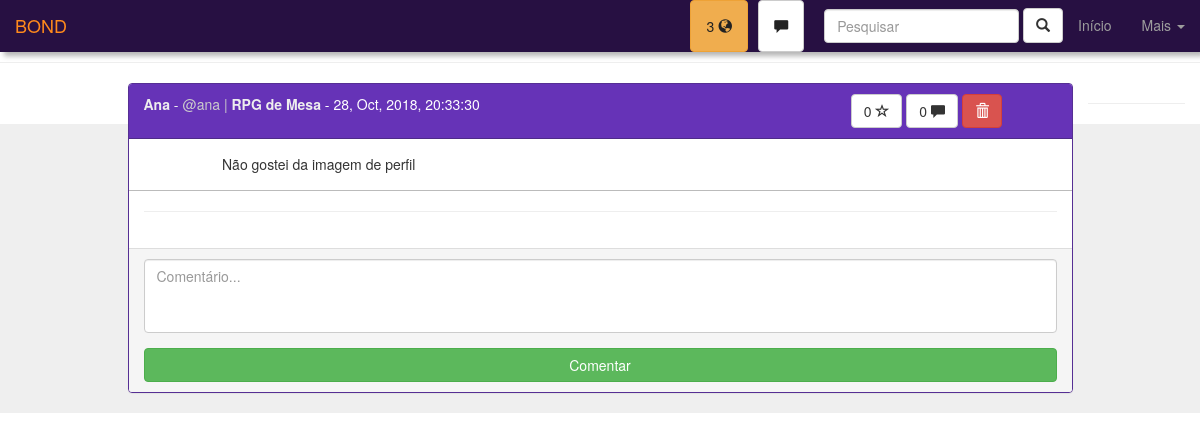
Before: /see_post.php?p=5 (signed in) with the older database file.
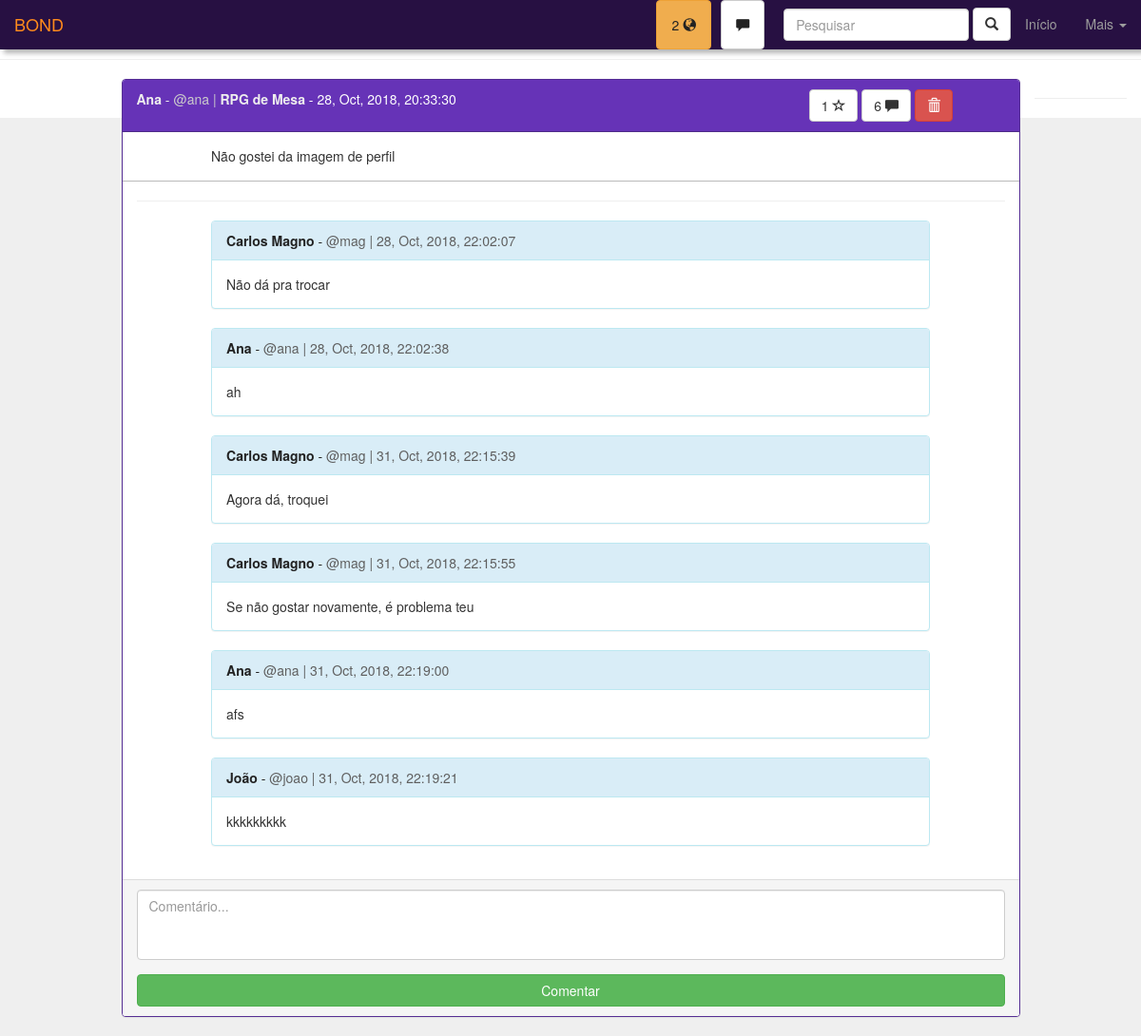
After: the same page with the newer database file.
### tables this page shows
CREATE TABLE IF NOT EXISTS `posts` (
  `id_post` int(11) NOT NULL AUTO_INCREMENT,
  `user` int(11) NOT NULL,
  `community` int(11) NOT NULL,
  `post_text` text NOT NULL,
  `post_pic` varchar(200) DEFAULT NULL,
  `r_date` datetime DEFAULT CURRENT_TIMESTAMP,
  `likes` int(11) DEFAULT '0',
  PRIMARY KEY (`id_post`)
);

CREATE TABLE IF NOT EXISTS `users` (
  `id_user` int(11) NOT NULL AUTO_INCREMENT,
  `username` varchar(20) NOT NULL,
  `first_name` varchar(60) NOT NULL,
  `last_name` varchar(80) NOT NULL,
  `birthday` date NOT NULL,
  `profile_pic` varchar(200) DEFAULT 'assets/img/default-user-icon.png',
  `passwd` varchar(32) NOT NULL,
  `r_date` datetime NOT NULL DEFAULT CURRENT_TIMESTAMP,
  `gender` enum('M','F','O') DEFAULT NULL,
  `stars` int(11) DEFAULT '0',
  PRIMARY KEY (`id_user`)
);

CREATE TABLE IF NOT EXISTS `communities` (
  `id_community` int(11) NOT NULL AUTO_INCREMENT,
  `community_name` varchar(100) NOT NULL,
  `r_date` datetime DEFAULT CURRENT_TIMESTAMP,
  `profile_pic` varchar(200) DEFAULT 'assets/img/default-community-icon.png',
  `community_description` varchar(500) DEFAULT NULL,
  `members` int(11) DEFAULT '0',
  PRIMARY KEY (`id_community`)
);

CREATE TABLE IF NOT EXISTS `comments` (
  `id_comment` int(11) NOT NULL AUTO_INCREMENT,
  `user` int(11) NOT NULL,
  `post` int(11) NOT NULL,
  `comment_text` text NOT NULL,
  `r_date` datetime DEFAULT CURRENT_TIMESTAMP,
  PRIMARY KEY (`id_comment`)
);

### see_post.php (the view, shortened to what the changed rows need)
<?php
$id_user = $_SESSION["id_user"];
$id_post = $_GET["p"];
$conn = connect();
$sql = "SELECT *, date_format(posts.r_date, '%d, %b, %Y, %T') as data_f FROM posts
JOIN users ON posts.user = users.id_user
JOIN communities ON posts.community = communities.id_community
WHERE id_post = '$id_post'";
if($query = mysqli_query($conn, $sql)){
    $post = mysqli_fetch_assoc($query);
    $id_community = $post["id_community"];
    $community_name = $post["community_name"];
}else{
    header("location:home.php");
}
$conn = connect();
$sql = "SELECT COUNT(*) as qnt FROM notifications WHERE user = $id_user AND seen = 'n'";
if($q = mysqli_query($conn, $sql)){
  $notifications = mysqli_fetch_assoc($q)["qnt"];
}else{
  $notifications = 0;
}
?>
<!DOCTYPE html>
<html lang="PT-BR">
  <head>
    <link href="css/bootstrap.min.css" rel="stylesheet">
    <link rel="stylesheet" href="css/pattern.css">
  </head>
<body>
<nav class="navbar navbar-inverse navbar-fixed-top" id="navbar-menu">
  <div class="container-fluid">
    <div class="collapse navbar-collapse" id="bs-example-navbar-collapse-1">
      <ul class="nav navbar-nav navbar-right">
      <li>
      <?php
        if($notifications>0){
          echo '<a href="notifications.php" class="btn btn-warning notification-btn" id="dark-text-nav" style="margin:auto 5px">'.$notifications
          .' <span class="glyphicon glyphicon-globe"></span></a>';
        }else{
          echo '<a href="notifications.php" class="btn btn-default notification-btn" id="dark-text-nav" style="margin:auto 5px">
          <span class="glyphicon glyphicon-globe"></span></a>';
        }
        ?></li>
      </ul>
    </div>
  </div>
</nav>
<div class="container">
<div class="row">
    <div class="col-lg-10 col-lg-offset-1">
        <div class="panel panel-primary">
            <div class="panel-heading">
                <div class="row">
                    <div class="col-lg-8">
                        <?php
                        if($post["id_user"]==$id_user){
                            echo "<a href='profile.php'".' class="gray-text-link">
                            <strong>'.$post["first_name"].'</strong>
                            - <span class="gray-text">@'.$post["username"].' | '.
                            "<a class='gray-text-link' href='see_community.php?c=$id_community'><strong>$community_name</strong></a>".' - '.$post["data_f"].'</span></a>';
                        }
                        ?>
                    </div>
                    <div class="col-lg-3 col-lg-offset-1">
                        <?php
                        $conn = connect();
                        $sql = "SELECT count(*) as comments FROM comments WHERE post = $id_post";
                        if($q = mysqli_query($conn, $sql)){
                            $comments_qnt = mysqli_fetch_assoc($q)["comments"];
                        }else{
                            $comments_qnt = '';
                        }
                        $conn = connect();
                        $sql = "SELECT * FROM likes WHERE post = ".$post["id_post"]." AND user = $id_user";
                        if(isset(mysqli_fetch_assoc(mysqli_query($conn, $sql))["post"])){
                            echo "<a href='like_post.php?p=$id_post&m=unlike&l=see_post.php?p=$id_post'
                            title='Gostei' class='btn btn-default' id='like-btn'>".$post["likes"]." <span class='glyphicon glyphicon-star'>
                            </span></a>";
                           }else{
                             echo "<a href='like_post.php?p=$id_post&m=like&l=see_post.php?p=$id_post'
                              title='Não gostei' class='btn btn-default' id='like-btn'>".$post["likes"]." <span class='glyphicon glyphicon-star-empty'>
                              </span></a>";
                           }
                           echo " <a href='see_post.php?p=$id_post#commentInput'
                            title='Comentar' class='btn btn-default' id='like-btn'>$comments_qnt <span class='glyphicon glyphicon-comment'>
                            </span></a>";
                            if($post["id_user"] == $id_user){
                                echo " <a href='del_post.php?p=$id_post&l=home.php'
                                title='Apagar' class='btn btn-danger' id='like-btn'><span class='glyphicon glyphicon-trash'>
                                </span></a>";
                               }
                        ?>
                    </div>
                </div>
            </div>
            <div class="panel-body">
                <div class="row border-bottom">
                    <div class="col-lg-10 col-lg-offset-1">
                        <p><?php echo $post["post_text"] ?></p>
                    </div>
                </div>
                <hr>
                <div class="row">
                    <div class="col-lg-10 col-lg-offset-1">
                        <?php
                        $conn = connect();
                        $sql = "SELECT *, date_format(comments.r_date, '%d, %b, %Y, %T') as data_f,
                        UNIX_TIMESTAMP(comments.r_date) as utimestamp FROM comments
                        JOIN users ON user = users.id_user
                        WHERE post = $id_post ORDER BY data_f ASC";
                        if($query = mysqli_query($conn, $sql)){
                            $comments = array();
                            while($comment = mysqli_fetch_assoc($query)){
                                $comments[] = $comment;
                            }
                            usort($comments, "organizer");
                            foreach($comments as $comment){
                                echo "<div class='panel panel-info'>";
                                echo '<div class="panel-heading">';
                                if($comment["user"]==$id_user){
                                    echo "<a href='profile.php'".' class="dark-text-link">
                                    <strong>'.$comment["first_name"].'</strong>
                                    - <span class="dark-text">@'.$comment["username"].' | '.$comment["data_f"].'</span></a>';
                                   }else{
                                       echo "<a href='see_profile.php?p=".$comment["user"]."' class='dark-text-link'>
                                    <strong>".$comment["first_name"].'</strong>
                                    - <span class="dark-text">@'.$comment["username"].' | '.$comment["data_f"].'</span></a>';
                                   }
                                echo '</div>';
                                echo '<div class="panel-body">';
                                echo $comment["comment_text"];
                                echo '</div>';
                                echo '</div>';
                            }
                        }
                        ?>
                    </div>
                </div>
            </div>
        </div>
    </div>
</div>
</body>
</html>

Changed rows visible on the page:
changed posts "Não gostei da imagem de perfil": likes "0" → "1"
added comments: users.first_name "Carlos Magno", users.username "mag", data_f "28, Oct, 2018, 22:02:07", comment_text "Não dá pra trocar"
added comments: users.first_name "Ana", users.username "ana", data_f "28, Oct, 2018, 22:02:38", comment_text "ah"
added comments: users.first_name "Carlos Magno", users.username "mag", data_f "31, Oct, 2018, 22:15:39", comment_text "Agora dá, troquei"
added comments: users.first_name "Carlos Magno", users.username "mag", data_f "31, Oct, 2018, 22:15:55", comment_text "Se não gostar novamente, é problema teu"
added comments: users.first_name "Ana", users.username "ana", data_f "31, Oct, 2018, 22:19:00", comment_text "afs"
added comments: users.first_name "João", users.username "joao", data_f "31, Oct, 2018, 22:19:21", comment_text "kkkkkkkkk"
Other visible differences:
$notifications: "3" → "2"
$comments_qnt: "0" → "6"
